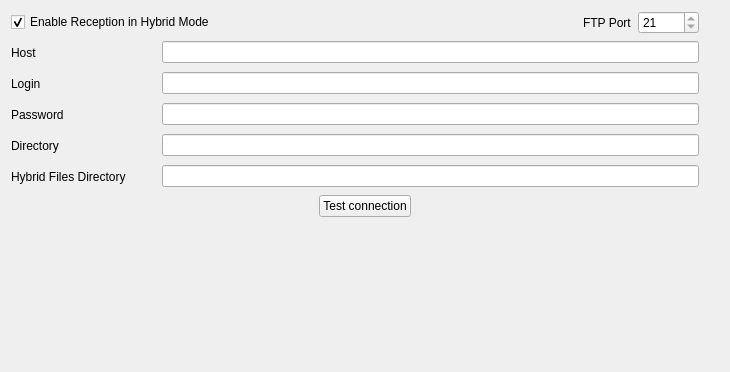
<?xml version="1.0" encoding="UTF-8"?>
<ui version="4.0">
 <class>hybridConfig</class>
 <widget class="QWidget" name="hybridConfig">
  <property name="geometry">
   <rect>
    <x>0</x>
    <y>0</y>
    <width>730</width>
    <height>372</height>
   </rect>
  </property>
  <property name="windowTitle">
   <string>Form</string>
  </property>
  <layout class="QVBoxLayout" name="verticalLayout">
   <item>
    <layout class="QHBoxLayout" name="horizontalLayout">
     <item>
      <widget class="QCheckBox" name="enableHybridRxCheckBox">
       <property name="text">
        <string>Enable Reception in Hybrid Mode </string>
       </property>
       <property name="checked">
        <bool>true</bool>
       </property>
      </widget>
     </item>
     <item>
      <spacer>
       <property name="orientation">
        <enum>Qt::Horizontal</enum>
       </property>
       <property name="sizeType">
        <enum>QSizePolicy::Expanding</enum>
       </property>
       <property name="sizeHint" stdset="0">
        <size>
         <width>20</width>
         <height>20</height>
        </size>
       </property>
      </spacer>
     </item>
     <item>
      <widget class="QLabel" name="ftpPortLabel_2">
       <property name="text">
        <string>FTP Port</string>
       </property>
       <property name="wordWrap">
        <bool>false</bool>
       </property>
      </widget>
     </item>
     <item>
      <widget class="QSpinBox" name="hybridFtpPortSpinBox">
       <property name="readOnly">
        <bool>true</bool>
       </property>
       <property name="minimum">
        <number>1</number>
       </property>
       <property name="maximum">
        <number>10000</number>
       </property>
       <property name="value">
        <number>21</number>
       </property>
      </widget>
     </item>
     <item>
      <spacer>
       <property name="orientation">
        <enum>Qt::Horizontal</enum>
       </property>
       <property name="sizeType">
        <enum>QSizePolicy::Preferred</enum>
       </property>
       <property name="sizeHint" stdset="0">
        <size>
         <width>20</width>
         <height>20</height>
        </size>
       </property>
      </spacer>
     </item>
    </layout>
   </item>
   <item>
    <layout class="QHBoxLayout" name="_2">
     <property name="spacing">
      <number>6</number>
     </property>
     <property name="leftMargin">
      <number>0</number>
     </property>
     <property name="topMargin">
      <number>0</number>
     </property>
     <property name="rightMargin">
      <number>0</number>
     </property>
     <property name="bottomMargin">
      <number>0</number>
     </property>
     <item>
      <widget class="QLabel" name="hybridRemoteHostLabel">
       <property name="sizePolicy">
        <sizepolicy hsizetype="Fixed" vsizetype="Fixed">
         <horstretch>0</horstretch>
         <verstretch>0</verstretch>
        </sizepolicy>
       </property>
       <property name="minimumSize">
        <size>
         <width>145</width>
         <height>25</height>
        </size>
       </property>
       <property name="text">
        <string>Host</string>
       </property>
       <property name="wordWrap">
        <bool>false</bool>
       </property>
      </widget>
     </item>
     <item>
      <widget class="QLineEdit" name="hybridRemoteHostLineEdit"/>
     </item>
     <item>
      <spacer>
       <property name="orientation">
        <enum>Qt::Horizontal</enum>
       </property>
       <property name="sizeType">
        <enum>QSizePolicy::Preferred</enum>
       </property>
       <property name="sizeHint" stdset="0">
        <size>
         <width>20</width>
         <height>20</height>
        </size>
       </property>
      </spacer>
     </item>
    </layout>
   </item>
   <item>
    <layout class="QHBoxLayout" name="_7">
     <property name="spacing">
      <number>6</number>
     </property>
     <property name="leftMargin">
      <number>0</number>
     </property>
     <property name="topMargin">
      <number>0</number>
     </property>
     <property name="rightMargin">
      <number>0</number>
     </property>
     <property name="bottomMargin">
      <number>0</number>
     </property>
     <item>
      <widget class="QLabel" name="hybridFtpLoginLabel">
       <property name="sizePolicy">
        <sizepolicy hsizetype="Fixed" vsizetype="Fixed">
         <horstretch>0</horstretch>
         <verstretch>0</verstretch>
        </sizepolicy>
       </property>
       <property name="minimumSize">
        <size>
         <width>145</width>
         <height>25</height>
        </size>
       </property>
       <property name="text">
        <string>Login</string>
       </property>
       <property name="wordWrap">
        <bool>false</bool>
       </property>
      </widget>
     </item>
     <item>
      <widget class="QLineEdit" name="hybridFtpLoginLineEdit"/>
     </item>
     <item>
      <spacer>
       <property name="orientation">
        <enum>Qt::Horizontal</enum>
       </property>
       <property name="sizeType">
        <enum>QSizePolicy::Preferred</enum>
       </property>
       <property name="sizeHint" stdset="0">
        <size>
         <width>20</width>
         <height>20</height>
        </size>
       </property>
      </spacer>
     </item>
    </layout>
   </item>
   <item>
    <layout class="QHBoxLayout" name="_6">
     <property name="spacing">
      <number>6</number>
     </property>
     <property name="leftMargin">
      <number>0</number>
     </property>
     <property name="topMargin">
      <number>0</number>
     </property>
     <property name="rightMargin">
      <number>0</number>
     </property>
     <property name="bottomMargin">
      <number>0</number>
     </property>
     <item>
      <widget class="QLabel" name="hybridPasswordLabel">
       <property name="sizePolicy">
        <sizepolicy hsizetype="Fixed" vsizetype="Fixed">
         <horstretch>0</horstretch>
         <verstretch>0</verstretch>
        </sizepolicy>
       </property>
       <property name="minimumSize">
        <size>
         <width>145</width>
         <height>25</height>
        </size>
       </property>
       <property name="text">
        <string>Password</string>
       </property>
       <property name="wordWrap">
        <bool>false</bool>
       </property>
      </widget>
     </item>
     <item>
      <widget class="QLineEdit" name="hybridFtpPasswordLineEdit">
       <property name="echoMode">
        <enum>QLineEdit::Password</enum>
       </property>
      </widget>
     </item>
     <item>
      <spacer>
       <property name="orientation">
        <enum>Qt::Horizontal</enum>
       </property>
       <property name="sizeType">
        <enum>QSizePolicy::Preferred</enum>
       </property>
       <property name="sizeHint" stdset="0">
        <size>
         <width>20</width>
         <height>20</height>
        </size>
       </property>
      </spacer>
     </item>
    </layout>
   </item>
   <item>
    <layout class="QHBoxLayout" name="_8">
     <property name="spacing">
      <number>6</number>
     </property>
     <property name="leftMargin">
      <number>0</number>
     </property>
     <property name="topMargin">
      <number>0</number>
     </property>
     <property name="rightMargin">
      <number>0</number>
     </property>
     <property name="bottomMargin">
      <number>0</number>
     </property>
     <item>
      <widget class="QLabel" name="hybridRemoteDirectoryLabel">
       <property name="sizePolicy">
        <sizepolicy hsizetype="Fixed" vsizetype="Fixed">
         <horstretch>0</horstretch>
         <verstretch>0</verstretch>
        </sizepolicy>
       </property>
       <property name="minimumSize">
        <size>
         <width>145</width>
         <height>25</height>
        </size>
       </property>
       <property name="text">
        <string>Directory</string>
       </property>
       <property name="wordWrap">
        <bool>false</bool>
       </property>
      </widget>
     </item>
     <item>
      <widget class="QLineEdit" name="hybridRemoteDirectoryLineEdit"/>
     </item>
     <item>
      <spacer>
       <property name="orientation">
        <enum>Qt::Horizontal</enum>
       </property>
       <property name="sizeType">
        <enum>QSizePolicy::Preferred</enum>
       </property>
       <property name="sizeHint" stdset="0">
        <size>
         <width>20</width>
         <height>20</height>
        </size>
       </property>
      </spacer>
     </item>
    </layout>
   </item>
   <item>
    <layout class="QHBoxLayout" name="_9">
     <property name="spacing">
      <number>6</number>
     </property>
     <property name="leftMargin">
      <number>0</number>
     </property>
     <property name="topMargin">
      <number>0</number>
     </property>
     <property name="rightMargin">
      <number>0</number>
     </property>
     <property name="bottomMargin">
      <number>0</number>
     </property>
     <item>
      <widget class="QLabel" name="hybridRemoteDirectoryLabel_2">
       <property name="sizePolicy">
        <sizepolicy hsizetype="Fixed" vsizetype="Fixed">
         <horstretch>0</horstretch>
         <verstretch>0</verstretch>
        </sizepolicy>
       </property>
       <property name="minimumSize">
        <size>
         <width>145</width>
         <height>25</height>
        </size>
       </property>
       <property name="text">
        <string>Hybrid Files Directory</string>
       </property>
       <property name="wordWrap">
        <bool>false</bool>
       </property>
      </widget>
     </item>
     <item>
      <widget class="QLineEdit" name="hybridFilesDirectoryLineEdit"/>
     </item>
     <item>
      <spacer>
       <property name="orientation">
        <enum>Qt::Horizontal</enum>
       </property>
       <property name="sizeType">
        <enum>QSizePolicy::Preferred</enum>
       </property>
       <property name="sizeHint" stdset="0">
        <size>
         <width>20</width>
         <height>20</height>
        </size>
       </property>
      </spacer>
     </item>
    </layout>
   </item>
   <item>
    <layout class="QHBoxLayout" name="horizontalLayout_2">
     <item>
      <spacer name="horizontalSpacer">
       <property name="orientation">
        <enum>Qt::Horizontal</enum>
       </property>
       <property name="sizeHint" stdset="0">
        <size>
         <width>40</width>
         <height>20</height>
        </size>
       </property>
      </spacer>
     </item>
     <item>
      <widget class="QPushButton" name="testHybridPushButton">
       <property name="text">
        <string>Test connection</string>
       </property>
      </widget>
     </item>
     <item>
      <spacer name="horizontalSpacer_2">
       <property name="orientation">
        <enum>Qt::Horizontal</enum>
       </property>
       <property name="sizeHint" stdset="0">
        <size>
         <width>40</width>
         <height>20</height>
        </size>
       </property>
      </spacer>
     </item>
    </layout>
   </item>
   <item>
    <spacer name="spacer">
     <property name="orientation">
      <enum>Qt::Vertical</enum>
     </property>
     <property name="sizeType">
      <enum>QSizePolicy::Expanding</enum>
     </property>
     <property name="sizeHint" stdset="0">
      <size>
       <width>20</width>
       <height>38</height>
      </size>
     </property>
    </spacer>
   </item>
  </layout>
 </widget>
 <resources/>
 <connections/>
</ui>
